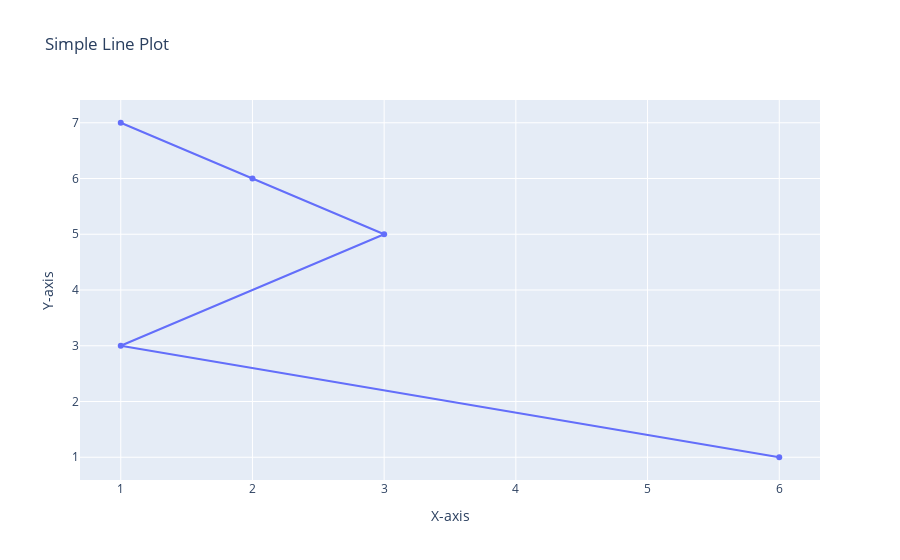

The notebook cell saved with this chart:
### Code cell
import numpy as np
import plotly.graph_objects as go

x = np.random.randint(1,10, 10) #[0, 1, 2, 3, 4, 5, 6, 7, 8, 9]
y = np.random.randint(1,10, 5) #[1, 3, 4, 5, 6]

#x = [0, 1, 2, 3, 4, 5, 6, 7, 8, 9]
#y = [1, 3, 4, 5, 6]
fig = go.Figure(data=go.Scatter(x = x, y = y))
fig.update_layout(
    title="Simple Line Plot",
    xaxis_title="X-axis",
    yaxis_title="Y-axis",
)
fig.show()

### Figure 1 — Plotly figure (JSON) as saved in the notebook; plotly's stock layout.template omitted (floating-point values rounded to 4 significant figures)
{"data": [{"type": "scatter", "x": [1, 2, 3, 1, 6, 1, 9, 5, 1, 9], "y": [7, 6, 5, 3, 1]}], "layout": {"autosize": true, "title": {"text": "Simple Line Plot"}, "xaxis": {"autorange": true, "range": [0.6943, 6.306], "title": {"text": "X-axis"}, "type": "linear"}, "yaxis": {"autorange": true, "range": [0.5049, 7.495], "title": {"text": "Y-axis"}, "type": "linear"}}}
